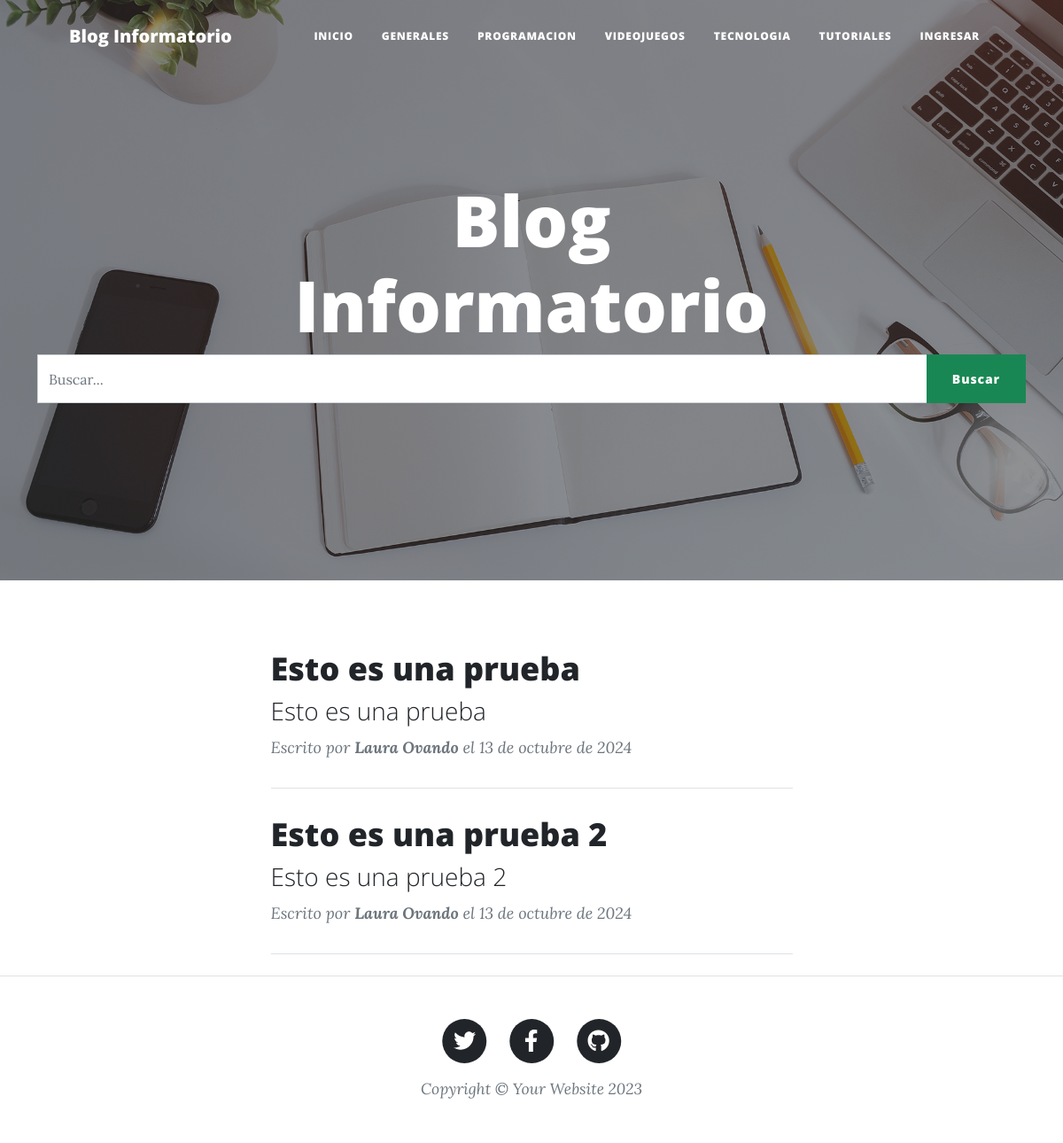
Before: /?page=2 with the older database file.
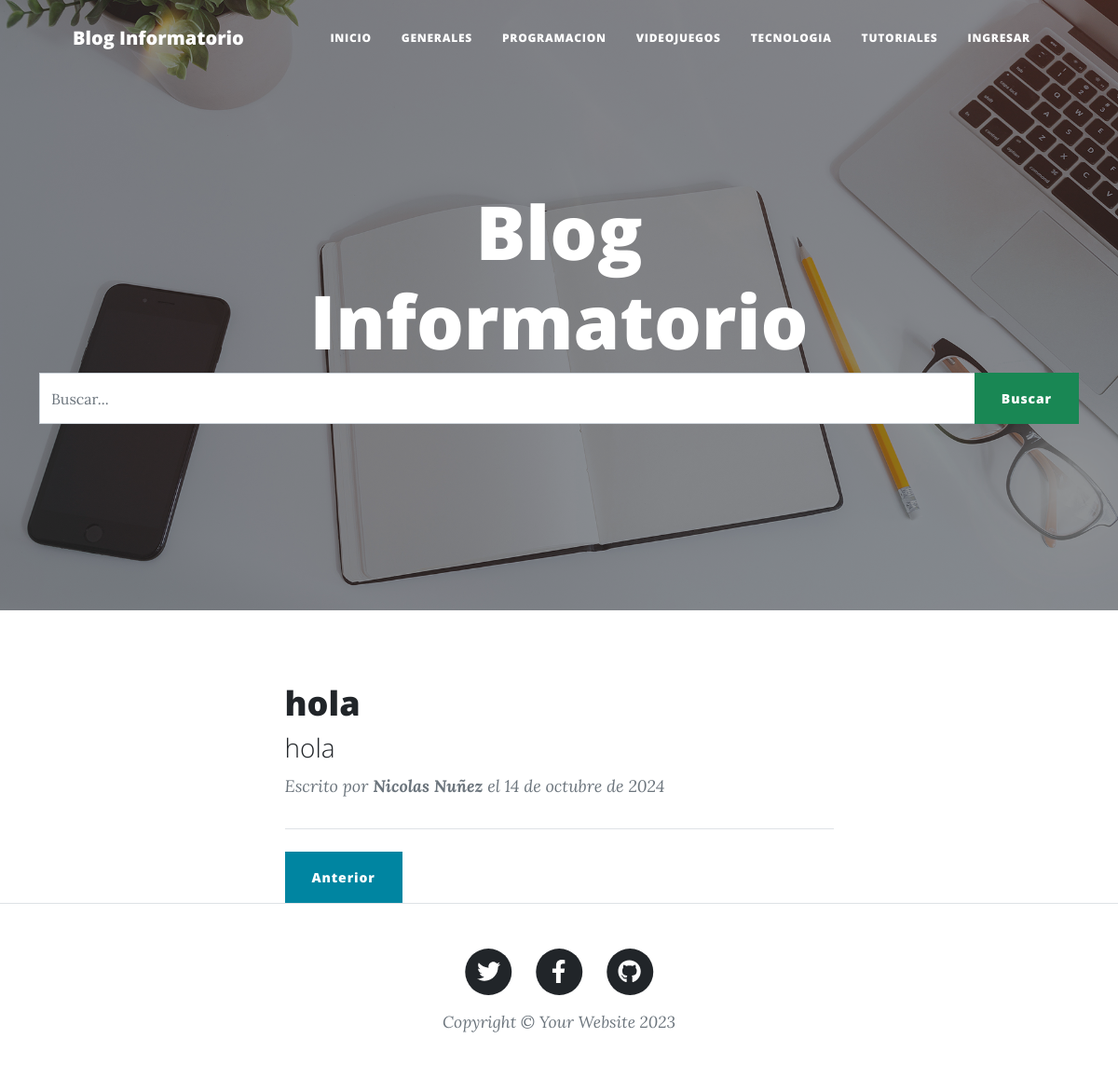
After: the same page with the newer database file.
### GestionDeBlog/models.py (models this page shows, shortened)
class Post(models.Model):
    id = models.AutoField(primary_key=True)
    titulo = models.CharField('Titulo', max_length=150, blank=False, null=False)
    slug = models.CharField('Slug', max_length=100, blank=False, null=False)
    descripcion = models.CharField('Descripcion', max_length=255, blank=False, null=False)
    contenido = RichTextField()
    imagen = models.URLField(max_length=255, blank=False, null=False)
    autor = models.ForeignKey(Usuario, on_delete=models.CASCADE)
    categoria = models.ForeignKey(Categoria, on_delete=models.CASCADE)
    estado = models.BooleanField('Publicado / No Publicado', default=True)
    fecha_creacion = models.DateField('Fecha de Creacion', auto_now=False, auto_now_add=True)
    class Meta:
        verbose_name = 'Post'
        verbose_name_plural = 'Posts'

class Usuario(AbstractUser):
    REQUIRED_FIELDS = ['first_name', 'last_name', 'email']
    def __str__(self):
        return f'{self.first_name} {self.last_name}'

### GestionDeBlog/views.py (the view)
# urls.py: 2. Add a URL to urlpatterns:  path('', views.home, name='home')
def home(request):
    queryset = request.GET.get("buscar")
    post = Post.objects.filter(estado = True)
    if queryset:
        post = Post.objects.filter(
            Q(titulo__icontains = queryset) |
            Q(descripcion__icontains = queryset)
        ).distinct()
    paginator = Paginator(post, 2)
    page = request.GET.get('page')
    post = paginator.get_page(page)
    return render(request, 'index.html', {'post':post})

### GestionDeBlog/templates/index.html (shortened to what this page needs)
{% load static %}
<!DOCTYPE html>
<html lang="es">
    <head>
        <link href="{% static 'css/styles.css' %}" rel="stylesheet" />
    </head>
    <body>
        <nav class="navbar navbar-expand-lg navbar-light" id="mainNav">
            <div class="container px-4 px-lg-5">
                <a class="navbar-brand" href={% url 'inicio' %}>Blog Informatorio</a>
                <div class="collapse navbar-collapse" id="navbarResponsive">
                    <ul class="navbar-nav ms-auto py-4 py-lg-0">
                        <li class="nav-item"><a class="nav-link px-lg-3 py-3 py-lg-4" href={% url 'inicio' %}>Inicio</a></li>
                        <li class="nav-item"><a class="nav-link px-lg-3 py-3 py-lg-4" href={% url 'generales' %}>Generales</a></li>
                        <li class="nav-item"><a class="nav-link px-lg-3 py-3 py-lg-4" href={% url 'programacion' %}>Programacion</a></li>
                        <li class="nav-item"><a class="nav-link px-lg-3 py-3 py-lg-4" href={% url 'videojuegos' %}>Videojuegos</a></li>
                        <li class="nav-item"><a class="nav-link px-lg-3 py-3 py-lg-4" href={% url 'tecnologia' %}>Tecnologia</a></li>
                        <li class="nav-item"><a class="nav-link px-lg-3 py-3 py-lg-4" href={% url 'tutoriales' %}>Tutoriales</a></li>
                        {% if request.user.is_authenticated and user.username == 'admin' %}
                            <div class="dropdown">
                                <button class="btn btn-secondary dropdown-toggle" type="button" id="dropdownMenuButton1" data-bs-toggle="dropdown" aria-expanded="false">
                                    ¿Que quieres hacer?
                                </button>
                                <ul class="dropdown-menu" aria-labelledby="dropdownMenuButton1">
                                    <li><a class="dropdown-item" href={% url 'posts' %}>Gestion de Post</a></li>
                                    <li><a class="dropdown-item" href={% url 'categorias' %}>Gestion de Categorias</a></li>
                                    <li><a class="dropdown-item" href={% url 'usuarios' %}>Gestion de Usuarios</a></li>
                                </ul>
                            </div>
                            <li class="nav-item"><a class="nav-link px-lg-3 py-3 py-lg-4" href={% url 'exit' %}>Salir</a></li>
                        {% else %}
                            <li class="nav-item"><a class="nav-link px-lg-3 py-3 py-lg-4" href={% url 'login' %}>Ingresar</a></li>
                        {% endif %}
                    </ul>
                </div>
            </div>
        </nav>
        <header class="masthead" style="background-image: url('{% block imagen %} {% static 'assets/img/home-bg.jpg' %} {% endblock imagen %}')">
            <div class="container position-relative px-4 px-lg-5">
                <div class="row gx-4 gx-lg-5 justify-content-center">
                    <div class="col-md-10 col-lg-8 col-xl-7">
                        <div class="site-heading">
                            <h1>{% block titulo_principal %} Blog Informatorio {% endblock titulo_principal %}</h1>
                        </div>
                    </div>
                </div>
            </div>
            {% block barra_busqueda %}
            <div class="container">
                <div class="row">
                    <div class="col-md-12 search">
                        <form method="get">
                            <div id="custom-search-input">
                                <div class="input-group col-md-12">
                                    <input type="text" class="form-control" placeholder="Buscar..." name="buscar" value="{{request.GET.buscar}}">
                                    <span class="input-group-list">
                                        <button type="submit" class="btn btn-success">Buscar</button>
                                    </span>
                                </div>
                            </div>
                        </form>
                    </div>
                </div>
            </div>
            {% endblock barra_busqueda %}
        </header>
        <div class="container px-4 px-lg-5">
            <div class="row gx-4 gx-lg-5 justify-content-center">
                <div class="col-md-10 col-lg-8 col-xl-7">
                    {% block contenido %}
                        {% if post %}
                        {% for p in post %}
                            <div class="post-preview">
                                <a href={% url 'detallepost' p.slug %}>
                                    <h2 class="post-title">{{p.titulo}}</h2>
                                    <h3 class="post-subtitle">{{p.descripcion}}</h3>
                                <p class="post-meta">
                                    Escrito por
                                    <strong> {{p.autor}} </strong> el
                                    {{p.fecha_creacion}}
                                </p>
                            </div>
                        <hr class="my-4" />
                        {% endfor %}
                        {% else %}
                            <h1> No existen Posts registrados! </h1>
                        {% endif %}
                    {% endblock contenido %}
                    <div class="row">
                        <div class="col-md-12 col-lg-12 col-sm-12 col-xs-12">
                            <div class="col-md-6 col-lg-6 col-sm-6 col-xs-6 float-left">
                                {% if post.has_previous %}
                                    <div class="clearfix">
                                        <a href="?page={{ post.previous_page_number }}{% if request.GET.search %} &q={{ request.GET.search }} {% endif %}" class="btn btn-primary float-left">Anterior</a>
                                    </div>
                                {% endif %}
                            </div>
                        </div>
                    </div>
                </div>
            </div>
        </div>
        <footer class="border-top">
            <div class="container px-4 px-lg-5">
                <div class="row gx-4 gx-lg-5 justify-content-center">
                    <div class="col-md-10 col-lg-8 col-xl-7">
                        <ul class="list-inline text-center">
                            <li class="list-inline-item">
                                <a href="#!">
                                    <span class="fa-stack fa-lg">
                                        <i class="fas fa-circle fa-stack-2x"></i>
                                        <i class="fab fa-twitter fa-stack-1x fa-inverse"></i>
                                    </span>
                                </a>
                            </li>
                            <li class="list-inline-item">
                                <a href="#!">
                                    <span class="fa-stack fa-lg">
                                        <i class="fas fa-circle fa-stack-2x"></i>
                                        <i class="fab fa-facebook-f fa-stack-1x fa-inverse"></i>
                                    </span>
                                </a>
                            </li>
                            <li class="list-inline-item">
                                <a href="https://github.com/NicoNunez4598/Blog_Informatorio">
                                    <span class="fa-stack fa-lg">
                                        <i class="fas fa-circle fa-stack-2x"></i>
                                        <i class="fab fa-github fa-stack-1x fa-inverse"></i>
                                    </span>
                                </a>
                            </li>
                        </ul>
                        <div class="small text-center text-muted fst-italic">Copyright &copy; Your Website 2023</div>
                    </div>
                </div>
            </div>
        </footer>
    </body>
</html>

Changed rows visible on the page:
no longer on this page (row unchanged): Post: titulo "Esto es una prueba", descripcion "Esto es una prueba", autor "Laura Ovando", fecha_creacion "13 de octubre de 2024"
no longer on this page (row unchanged): Post: titulo "Esto es una prueba 2", descripcion "Esto es una prueba 2", autor "Laura Ovando", fecha_creacion "13 de octubre de 2024"
added Post: titulo "hola", descripcion "hola", autor "Nicolas Nuñez", fecha_creacion "14 de octubre de 2024"
Other visible differences:
text now shown: "Anterior"
